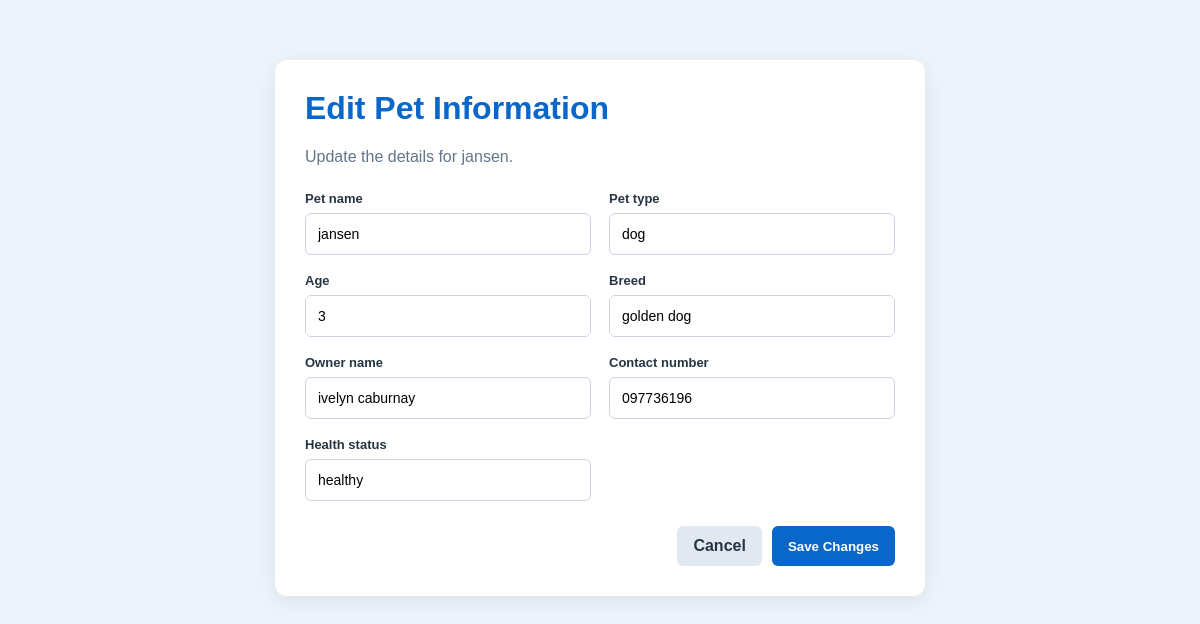
The page /edit-pet/2/ (signed in) on the database its author committed.
### MyApp/models.py (models this page shows, shortened)
class Pet(models.Model):
    pet_id = models.AutoField(primary_key=True)
    pet_name = models.CharField(max_length=100)
    pet_type = models.CharField(max_length=50)
    age = models.IntegerField()
    breed = models.CharField(max_length=100)
    owner_name = models.CharField(max_length=100)
    contact_number = models.CharField(max_length=20)
    health_status = models.CharField(max_length=100)

### MyApp/views.py (the view)
# urls.py: path('edit-pet/<int:pet_id>/', EditPet, name='edit_pet'),
@login_required(login_url='login')
def EditPet(request, pet_id):
    pet = get_object_or_404(Pet, pet_id=pet_id)
    if request.method == 'POST':
        form = PetForm(request.POST, instance=pet)
        if form.is_valid():
            form.save()
            messages.success(request, 'Pet updated successfully!')
            return redirect('dashboard')
    else:
        form = PetForm(instance=pet)
    return render(request, 'edit_pet.html', {
        'form': form,
        'pet': pet,
    })

### MyApp/templates/edit_pet.html (shortened to what this page needs)
<!DOCTYPE html>
<html lang="en">
<head>
</head>
<body>
    <main class="edit-container">
        <h1>Edit Pet Information</h1>
        <p class="description">
            Update the details for {{ pet.pet_name }}.
        </p>
        <form method="post">
            <div class="form-grid">
                {% for field in form %}
                <div class="form-group">
                    <label for="{{ field.id_for_label }}">
                        {{ field.label }}
                    </label>
                    {{ field }}
                </div>
                {% endfor %}
            </div>
            <div class="actions">
                <a href="{% url 'dashboard' %}" class="button back">
                    Cancel
                </a>
                <button type="submit" class="button save">
                    Save Changes
                </button>
            </div>
        </form>
    </main>
</body>
</html>

### MyApp/templates/edit_pet.html (style rules this page uses)
* { box-sizing: border-box; font-family: Arial, sans-serif; }
body { margin: 0; padding: 30px 15px; background: #edf3fa; color: #263445; }
.edit-container { max-width: 650px; margin: 30px auto; padding: 30px; background: white; border-radius: 12px; box-shadow: 0 5px 20px rgba(0,0,0,.08); }
h1 { margin-top: 0; color: #0867c9; }
.description { color: #64748b; margin-bottom: 25px; }
.form-grid { display: grid; grid-template-columns: repeat(2, minmax(0, 1fr)); gap: 18px; }
.form-group { display: flex; flex-direction: column; gap: 7px; }
label { font-size: 13px; font-weight: bold; }
input { width: 100%; padding: 12px; border: 1px solid #cbd5e1; border-radius: 6px; font-size: 14px; }
.actions { display: flex; justify-content: flex-end; gap: 10px; margin-top: 25px; }
.button { display: inline-block; padding: 11px 16px; border: none; border-radius: 6px; font-weight: bold; text-decoration: none; cursor: pointer; }
.save { background: #0867c9; color: white; }
.back { background: #e2e8f0; color: #263445; }

### rows shown on the page
Pet: pet_name "jansen", form "jansen" "dog" "3" "golden dog" "ivelyn caburnay" "097736196" "healthy"

### other values the page prints
{{ field.label }} "Pet name" "Pet type" "Age" "Breed" "Owner name" "Contact number" "Health status"
